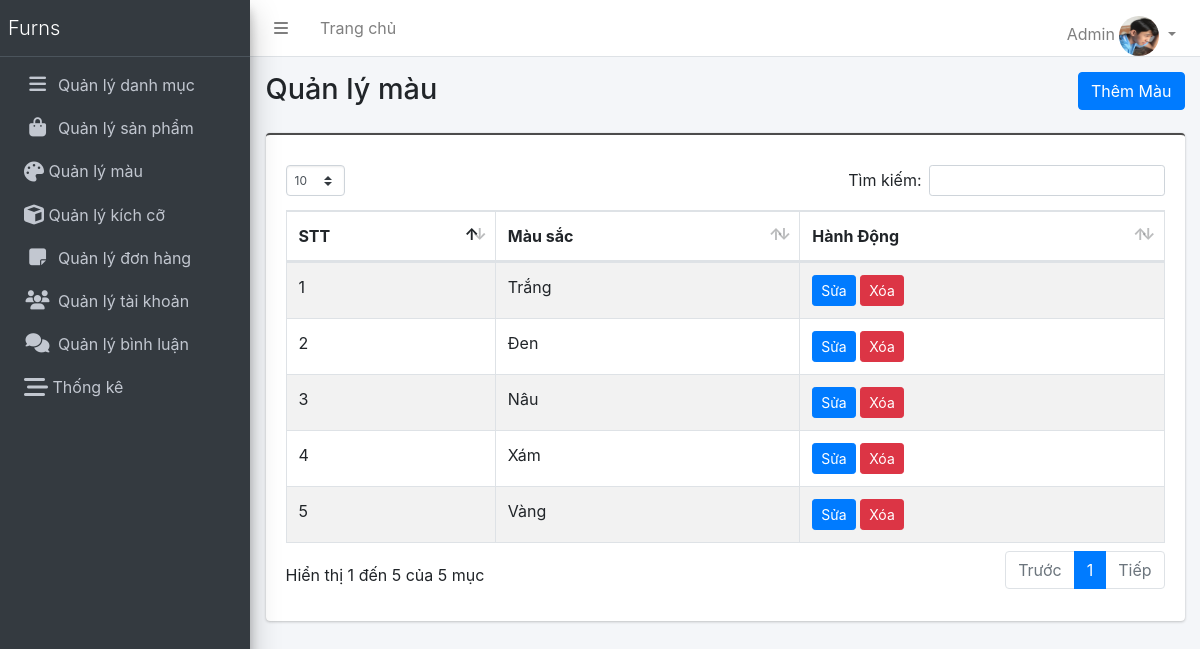
/admin/index.php?act=listcolor (signed in), run on the app's committed database.
### tables this page shows
CREATE TABLE `color` (
  `color_id` int(11) NOT NULL,
  `color_name` varchar(255) NOT NULL
);

### model/pdo.php (called while the page is built, shortened)
<?php
function pdo_get_connection(){
    $servername = "localhost";
    $username = "root";
    $password = "";
    try {
        $conn = new PDO("mysql:host=$servername;dbname=duan1_noithat", $username, $password);
        $conn->setAttribute(PDO::ATTR_ERRMODE, PDO::ERRMODE_EXCEPTION);
        return $conn;
    } catch(PDOException $e) {
        echo "Connection failed: " . $e->getMessage();
    }
}
function pdo_query($sql){
    $sql_args=array_slice(func_get_args(),1);
    try{
        $conn=pdo_get_connection();
        $stmt=$conn->prepare($sql);
        $stmt->execute($sql_args);
        $rows=$stmt->fetchAll();
        return $rows;
    }
    catch(PDOException $e){
        throw $e;
    }
    finally{
        unset($conn);
    }
}
?>

### model/color.php (called while the page is built, shortened)
<?php
function loadall_color()
{
    $sql = "select * from color order by color_id asc";
    $listcolor = pdo_query($sql);
    return  $listcolor;
}
?>

### admin/settingpro/color/list.php (the view, shortened to what this page needs)
<div class="content-header">
    <div class="container-fluid">
        <div class="row mb-2">
            <div class="col-sm-6">
                <h1 class="m-0">Quản lý màu</h1>
            </div>
            <div class="col-sm-6">
                <div class="float-sm-right">
                    <a href="index.php?act=addsize" class="btn btn-primary btn-md">Thêm Màu</a>
                </div>
            </div>
        </div>
    </div>
</div>
<section class="content">
    <div class="container-fluid">
        <div class="card card-cus">
            <div class="card-body">
                <table class="example2 table table-bordered table-striped table-hover">
                    <thead>
                        <tr>
                            <th>STT</th>
                            <th>Màu sắc</th>
                            <th>Hành Động</th>
                        </tr>
                    </thead>
                    <?php
           $i = 0;
          foreach ($listcolor as $color) {
            $i++;
            extract($color);
            $suacolor = "index.php?act=suacolor&color_id=" . $color_id;
            $xoacolor = "index.php?act=xoacolor&color_id=" . $color_id;
            echo '
                    <tr>
                    <td>' . $i . '</td>
                    <td>' . $color_name . '</td>
                    <td><a href="' . $suacolor . '"><input type="button" value="Sửa" class="btn btn-primary btn-sm"></a>
                        <a href="#" data-href="' . $xoacolor . '" data-toggle="modal" data-target="#confirm-delete"><input type="button" value="Xóa" class="btn btn-danger btn-sm"></a>
                    </td>
                </tr>
                    ';
          }
          ?>
                </table>
            </div>
        </div>
    </div>
</section>

### admin/assets/css/cmxform.css (style rules this page uses)
input { border: 1px solid black; }

### admin/assets/css/style.css (style rules this page uses)
.card.card-cus { border-top: 2px solid #4c4c4c; padding: 10px 0; min-height: 300px; }

### data on the page
color: color_name "Trắng"
color: color_name "Đen"
color: color_name "Nâu"
color: color_name "Xám"
color: color_name "Vàng"

### other printed values
$_SESSION['user-name']['user_name'] "Admin"
